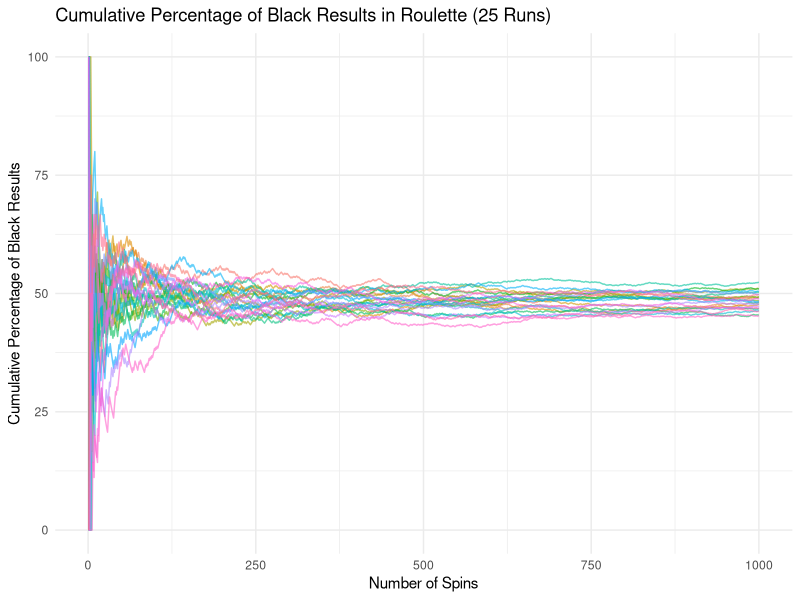

Source code (R):
# Load necessary libraries
library(ggplot2)

# Set seed for reproducibility
set.seed(123)

# Define the number of simulations
num_spins <- 1000
num_runs <- 25

# Roulette wheel numbers (European roulette)
roulette_wheel <- c(rep("Red", 18), rep("Black", 18), "Green")

# Initialize a list to store results of each run
all_runs <- list()

# Run the Monte Carlo simulation 100 times
for (run in 1:num_runs) {
  # Initialize vectors to store results for this run
  results <- character(num_spins)
  black_counts <- numeric(num_spins)
  
  # Run the simulation for num_spins
  for (i in 1:num_spins) {
    spin_result <- sample(roulette_wheel, 1)
    results[i] <- spin_result
    black_counts[i] <- sum(results == "Black")
  }
  
  # Calculate the cumulative percentage of black results
  cumulative_black_percentage <- (black_counts / (1:num_spins)) * 100
  
  # Store the results in a data frame
  run_data <- data.frame(
    Spin = 1:num_spins,
    CumulativeBlackPercentage = cumulative_black_percentage,
    Run = factor(run)
  )
  
  # Add the data frame to the list
  all_runs[[run]] <- run_data
}

# Combine all runs into a single data frame
plot_data <- do.call(rbind, all_runs)

# Plot the cumulative percentage of black results for each run
ggplot(plot_data, aes(x = Spin, y = CumulativeBlackPercentage, group = Run, color = Run)) +
  geom_line(alpha = 0.6) +
  labs(title = "Cumulative Percentage of Black Results in Roulette (25 Runs)",
       x = "Number of Spins",
       y = "Cumulative Percentage of Black Results") +
  theme_minimal() +
  theme(legend.position = "none") # Remove legend for clarity
